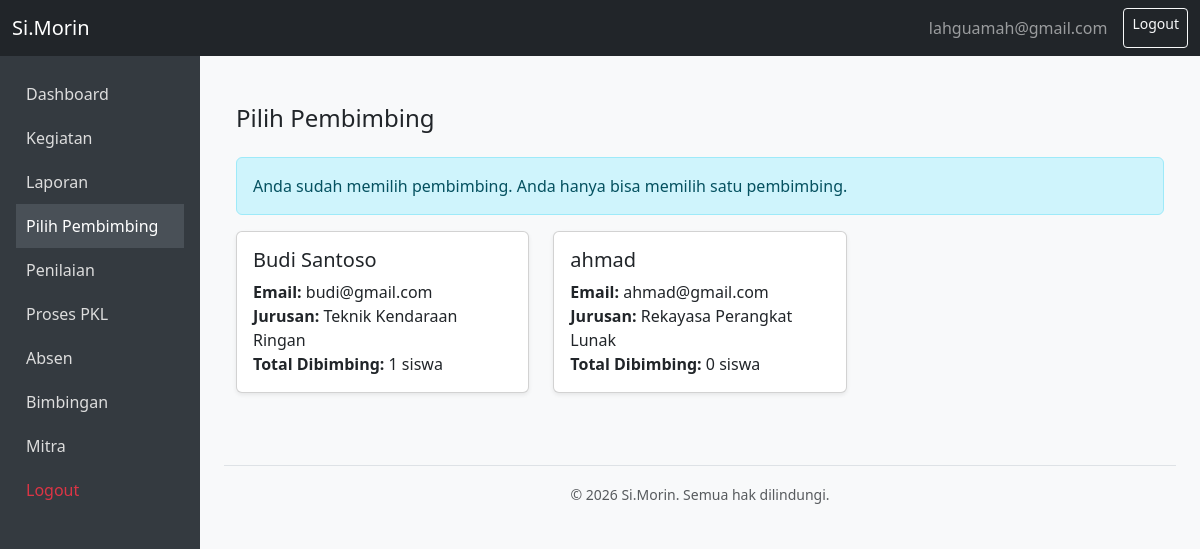
Page /siswa/App/Views/pilih_pembimbing.php (signed in) on the committed database.
### tables this page shows
CREATE TABLE `dataguru` (
  `id_guru` int(11) NOT NULL,
  `nama_guru` varchar(100) DEFAULT NULL,
  `email` varchar(100) DEFAULT NULL,
  `password` varchar(255) DEFAULT NULL,
  `jurusan` varchar(255) DEFAULT NULL
);

### siswa/App/Views/pilih_pembimbing.php (the view, shortened to what this page needs)
<?php
require_once '../../Config/database.php';
$id_siswa = $_SESSION['id_siswa'];
$cek = $conn->prepare("SELECT * FROM bimbingan WHERE id_siswa = ?");
$cek->bind_param("i", $id_siswa);
$cek->execute();
$cek_result = $cek->get_result();
$sudah_pilih = $cek_result->num_rows > 0;
$query = "
    SELECT g.id_guru, g.nama_guru, g.email, g.jurusan,
    (SELECT COUNT(*) FROM bimbingan b WHERE b.id_guru = g.id_guru) AS total_bimbingan
    FROM dataguru g
";
$guru_result = $conn->query($query);
?>
<?php include 'template/header.php'; ?>
<?php include 'template/sidebar.php'; ?>
<div class="container my-4">
    <h4 class="mb-4">Pilih Pembimbing</h4>
    <?php if ($sudah_pilih): ?>
        <div class="alert alert-info">Anda sudah memilih pembimbing. Anda hanya bisa memilih satu pembimbing.</div>
    <?php endif; ?>
    <div class="row">
        <?php while ($guru = $guru_result->fetch_assoc()): ?>
            <div class="col-md-4">
                <div class="card mb-4 shadow-sm">
                    <div class="card-body">
                        <h5 class="card-title"><?= htmlspecialchars($guru['nama_guru']) ?></h5>
                        <p class="card-text">
                            <strong>Email:</strong> <?= htmlspecialchars($guru['email']) ?><br>
                            <strong>Jurusan:</strong> <?= htmlspecialchars($guru['jurusan']) ?><br>
                            <strong>Total Dibimbing:</strong> <?= $guru['total_bimbingan'] ?> siswa
                        </p>
                    </div>
                </div>
            </div>
        <?php endwhile; ?>
    </div>
</div>
<?php include 'template/footer.php'; ?>

### siswa/App/Views/template/header.php (style rules this page uses)
body { background-color: #f8f9fa; }

### rows in the picture
dataguru: nama_guru "Budi Santoso", email "budi@gmail.com", jurusan "Teknik Kendaraan Ringan", total_bimbingan "1"
dataguru: nama_guru "ahmad", email "ahmad@gmail.com", jurusan "Rekayasa Perangkat Lunak", total_bimbingan "0"

### other values in the picture
$_SESSION['siswa_email'] "lahguamah@gmail.com"
